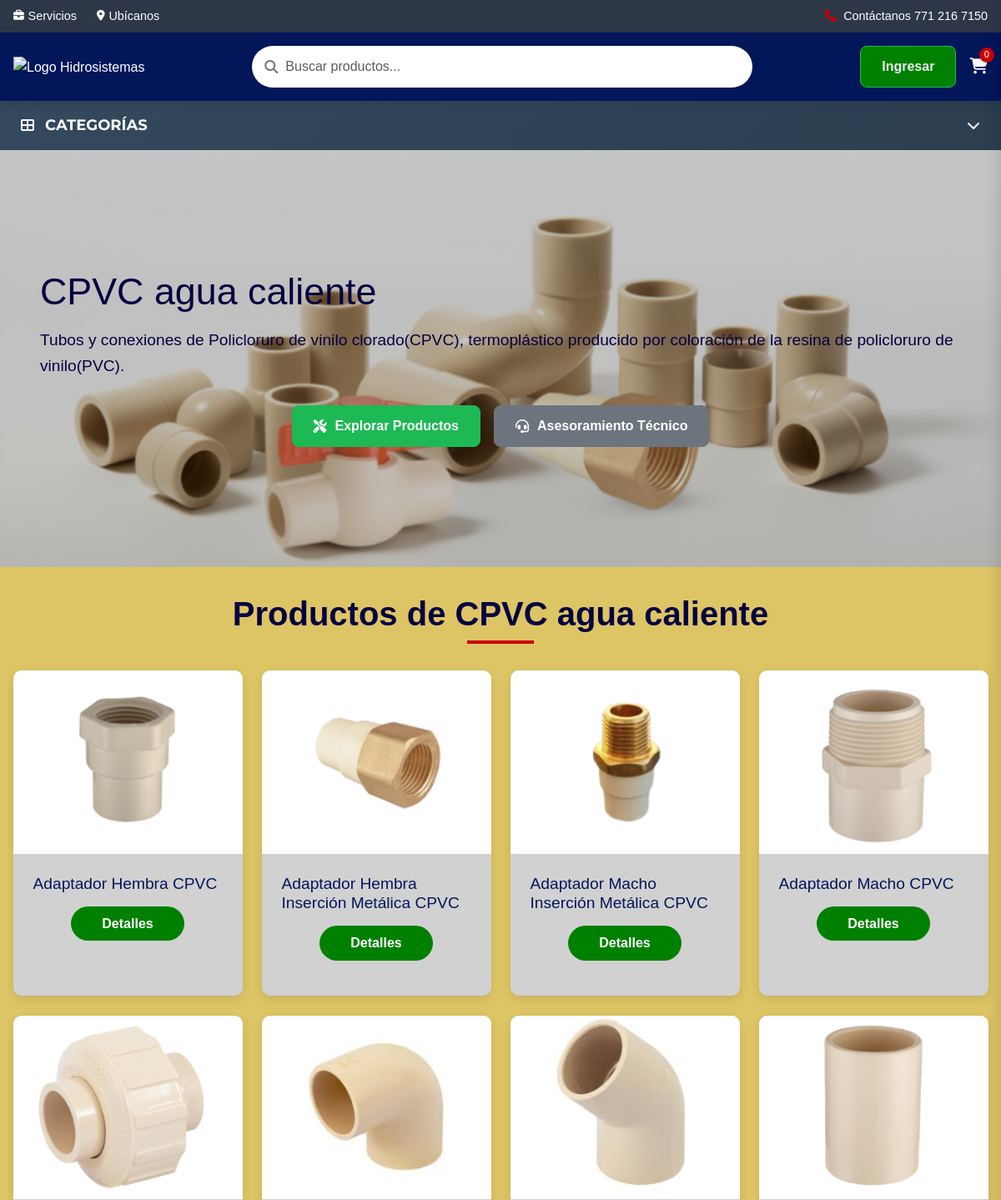
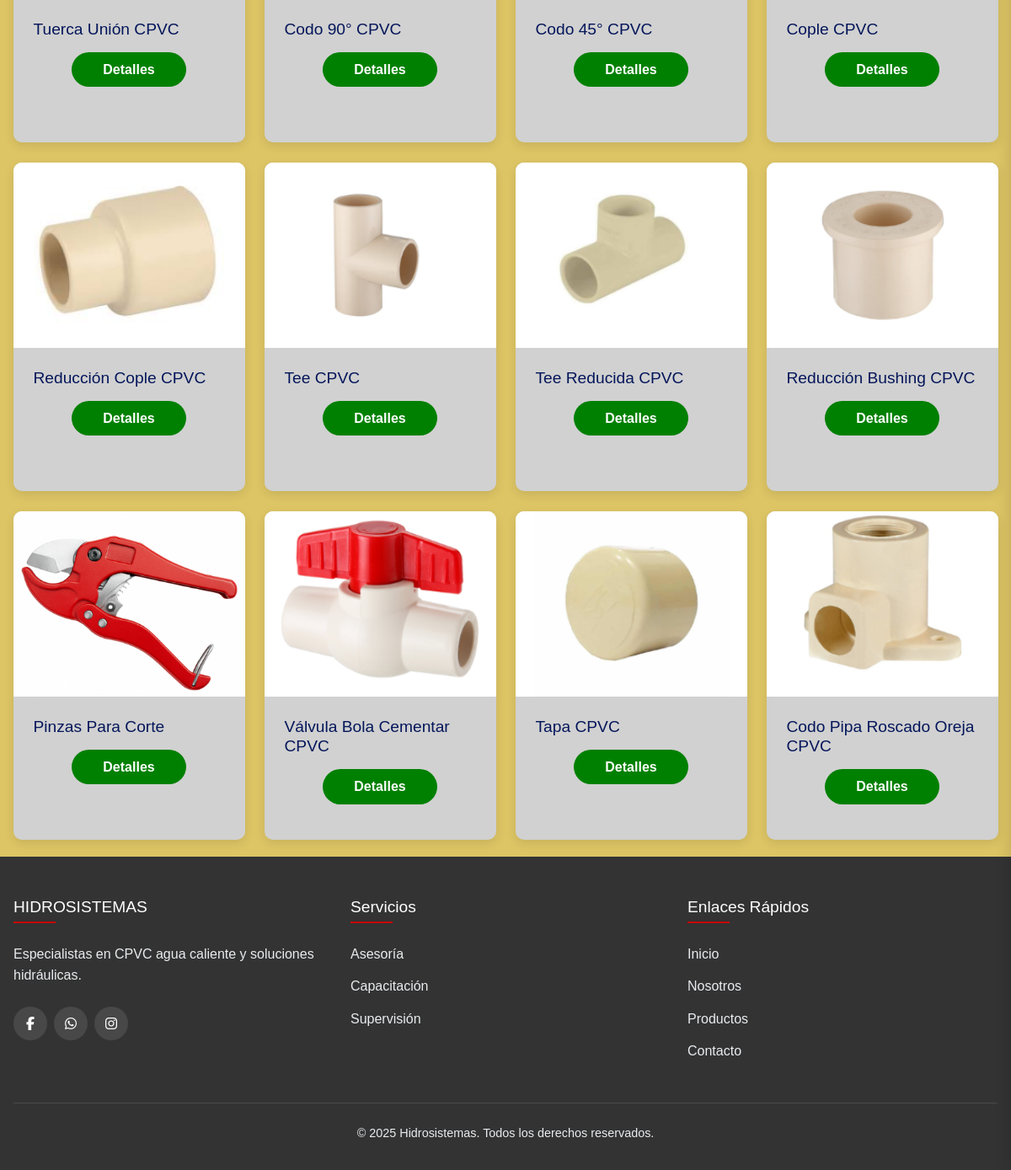
Page /categoria.php?id=1&slug=cpvc-agua-caliente on the committed database (2 pictures, top to bottom).
### tables this page shows
CREATE TABLE `categorias` (
  `id` int(11) NOT NULL,
  `nombre` varchar(255) NOT NULL,
  `slug` varchar(255) DEFAULT NULL,
  `descripcion` text DEFAULT NULL,
  `activo` tinyint(1) DEFAULT 1,
  `created_at` timestamp NOT NULL DEFAULT current_timestamp(),
  `color_fondo` varchar(7) DEFAULT '#FFFFFF',
  `texto_color` varchar(7) DEFAULT '#000000',
  `boton_primario` varchar(7) DEFAULT '#007bff',
  `boton_secundario` varchar(7) DEFAULT '#6c757d',
  `color_titulo` varchar(7) DEFAULT NULL
);

### categoria.php (the view, shortened to what this page needs)
<?php
$db = new Database();
$con = $db->conectar();
$id_categoria = $_GET['id'] ?? '';
$slug_categoria = $_GET['slug'] ?? '';
$sql_categoria = $con->prepare("SELECT id, nombre, slug, descripcion, color_fondo, color_titulo, texto_color, boton_primario, boton_secundario FROM categorias WHERE id = ? AND slug = ? AND activo = 1");
$sql_categoria->execute([$id_categoria, $slug_categoria]);
$categoria = $sql_categoria->fetch(PDO::FETCH_ASSOC);
if (isset($categoria['descripcion']) && $categoria['descripcion'] !== null && $categoria['descripcion'] !== '') {
    $descripcion_final = $categoria['descripcion'];
} else {
    $descripcion_final = 'Descripción de ' . $categoria['nombre'];
}
$categoria['descripcion'] = isset($categoria['descripcion']) && !empty(trim($categoria['descripcion']))
    ? $categoria['descripcion']
    : 'Descripción de ' . $categoria['nombre'];
$categoria['color_fondo'] = $categoria['color_fondo'] ?? '#ffffff';
$categoria['color_titulo'] = $categoria['color_titulo'] ?? '#000000';
$categoria['texto_color'] = $categoria['texto_color'] ?? '#000000';
$categoria['boton_primario'] = $categoria['boton_primario'] ?? '#007bff';
$categoria['boton_secundario'] = $categoria['boton_secundario'] ?? '#6c757d';
$sql_productos = $con->prepare("
    SELECT DISTINCT p.id, p.nombre, p.precio, p.categoria_id
    FROM productos p
    WHERE p.activo = 1 AND p.categoria_id = ?
    UNION
    SELECT DISTINCT p.id, p.nombre, p.precio, p.categoria_id
    FROM productos p
    INNER JOIN producto_categorias pc ON p.id = pc.producto_id
    WHERE p.activo = 1 AND pc.categoria_id = ?
    ORDER BY id ASC
");
$sql_productos->execute([$id_categoria, $id_categoria]);
$productos = $sql_productos->fetchAll(PDO::FETCH_ASSOC);
?>
<!DOCTYPE html>
<html lang="es">
<head>
    <link rel="stylesheet" href="https://cdnjs.cloudflare.com/ajax/libs/font-awesome/6.5.0/css/all.min.css">
    <link href="https://cdn.jsdelivr.net/npm/bootstrap@5.3.2/dist/css/bootstrap.min.css" rel="stylesheet">
    <link rel="stylesheet" href="styles.css">
</head>
<body>
    <?php include 'menu.php'; ?>
    <section class="hero hero-categoria">
        <div class="container">
            <div class="hero-content">
                <h1><?php echo nl2br(htmlspecialchars($categoria['nombre'])); ?></h1>
                <p><?php echo nl2br(htmlspecialchars($descripcion_final)); ?></p>
                <div class="hero-buttons">
                    <a href="#products" class="btn btn-categoria-primario">
                        <i class="fas fa-tools"></i> Explorar Productos
                    </a>
                    <a href="https://api.whatsapp.com/send/?phone=527712167150&text&type=phone_number&app_absent=0" target="_blank" class="btn btn-categoria-secundario">
                        <i class="fas fa-headset"></i> Asesoramiento Técnico
                    </a>
                </div>
            </div>
        </div>
    </section>
    <section class="products" id="products">
        <div class="container">
            <h2 class="section-title">Productos de <?php echo htmlspecialchars($categoria['nombre']); ?></h2>
            <?php if (count($productos) > 0): ?>
                <div class="product-grid">
                    <?php foreach($productos as $row): ?>
                    <div class="product-card">
                        <?php
                        $id_producto = $row['id'];
                        $imagen = "Imagenes/productos/" . $row['categoria_id'] . "/" . $id_producto . ".png";
                        ?>
                        <div class="product-img">
                            <img src="<?php echo $imagen; ?>" alt="<?php echo $row['nombre']; ?>"
                                 onerror="this.src='Imagenes/default.png'">
                        </div>
                        <div class="product-content">
                            <div class="product-info">
                                <h3><?php echo $row['nombre']; ?></h3>
                            </div>
                            <div class="btn-action">
                                <a href="details.php?id=<?php echo $row['id']; ?>&categoria_id=<?php echo $row['categoria_id']; ?>&token=<?php echo hash_hmac('sha1', $row['id'], KEY_TOKEN); ?>" class="btn-det">Detalles</a>
                            </div>
                        </div>
                    </div>
                    <?php endforeach; ?>
                </div>
            <?php endif; ?>
        </div>
    </section>
    <footer id="contacto">
        <div class="container">
            <div class="footer-grid">
                <div class="footer-col">
                    <h4>HIDROSISTEMAS</h4>
                    <p>Especialistas en <?php echo htmlspecialchars($categoria['nombre']); ?> y soluciones hidráulicas.</p>
                    <div class="social-links">
                        <a href="https://www.facebook.com/HidrosistemasHGO/?fref=ts" target="_blank"><i class="fab fa-facebook-f"></i></a>
                        <a href="https://api.whatsapp.com/send/?phone=527712167150&text&type=phone_number&app_absent=0" target="_blank"><i class="fab fa-whatsapp"></i></a>
                        <a href="https://www.instagram.com/hidrosistemas_mx?igsh=MXZ6YmsydjgxZmN6NA==" target="_blank"><i class="fab fa-instagram"></i></a>
                    </div>
                </div>
                <div class="footer-col">
                    <h4>Servicios</h4>
                    <ul>
                        <li><a href="asesoria.html">Asesoría</a></li>
                        <li><a href="capacitacion.html">Capacitación</a></li>
                        <li><a href="supervision.html">Supervisión</a></li>
                    </ul>
                </div>
                <div class="footer-col">
                    <h4>Enlaces Rápidos</h4>
                    <ul>
                        <li><a href="index.php">Inicio</a></li>
                        <li><a href="Nosotros.html">Nosotros</a></li>
                        <li><a href="#products">Productos</a></li>
                        <li><a href="#contacto">Contacto</a></li>
                    </ul>
                </div>
            </div>
            <div class="copyright">
                <p>&copy; 2025 Hidrosistemas. Todos los derechos reservados.</p>
            </div>
        </div>
    </footer>
</body>
</html>

### styles.css (style rules this page uses)
:root { --primary: #04165a; --accent: #CB0000; --light: #f5f9fc; --dark: #333333; --gray: #6c757d; --green: #1db954; --light-gray: #e9ecef; --white: #ffffff; --shadow: 0 4px 12px rgba(0, 0, 0, 0.1); --transition: all 0.3s ease; --border-radius: 8px; --box-shadow: 0 5px 15px rgba(0, 0, 0, 0.1); }
* { margin: 0; padding: 0; box-sizing: border-box; }
body { font-family: "Saira Semi Condensed", sans-serif; line-height: 1.6; color: var(--dark); background-color: white; overflow-x: hidden; }
.container { max-width: 1200px; margin: 0 auto; padding: 0 1rem; }
.hero { position: relative; height: 500px; display: flex; align-items: center; overflow: hidden; background: linear-gradient(rgba(4, 22, 90, 0.8), rgba(4, 22, 90, 0.8)), url('Imagenes/hero.png') no-repeat center center/cover; color: white; margin-bottom: 2rem; }
.hero-content { max-width: 1200px; padding: 2rem; animation: fadeInUp 1.2s ease-out; }
.hero h1 { font-size: 2.8rem; margin-bottom: 1rem; line-height: 1.2; }
.hero p { font-size: 1.2rem; margin-bottom: 2rem; }
.hero-buttons { display: flex; gap: 1rem; flex-wrap: wrap; justify-content: center; }
.btn { padding: 12px 25px; border-radius: 8px; text-decoration: none; font-weight: 600; transition: all 0.4s ease; display: inline-flex; align-items: center; gap: 10px; font-size: 1rem; }
ul { padding-left: 0rem; }
.section-title { text-align: center; margin-bottom: 2rem; position: relative; font-size: 2.5rem; color: var(--primary); font-weight: bold; }
.section-title:after { content: ''; display: block; width: 80px; height: 4px; background: var(--accent); margin: 0.5rem auto; }
.product-grid { display: grid; grid-template-columns: repeat(auto-fit, minmax(250px, 1fr)); gap: 1.5rem; justify-items: center; }
.product-card { background: #d1d1d1; border-radius: 10px; overflow: hidden; box-shadow: var(--shadow); transition: var(--transition); width: 275px; height: 390px; }
.product-img { height: 200px; background-color: #e3f2fd; display: flex; align-items: center; justify-content: center; color: var(--primary); font-size: 2rem; }
.product-content { padding: 1.5rem; }
.product-info { margin-bottom: 1rem; }
.product-content h3 { margin-bottom: 0.5rem; color: var(--primary); font-size: 1.2rem; }
.btn-det { width: 60%; padding: 8px; border: none; background: green; color: white; text-align: center; font-weight: bold; border-radius: 30px; cursor: pointer; transition: var(--transition); }
.btn-action { display: flex; justify-content: center; width: 100%; }
.product-img { width: 100%; height: 220px; overflow: hidden; position: relative; }
.product-img img { width: 100%; height: 220px; object-fit: cover; transition: transform 0.5s ease; }
footer { background-color: var(--dark); color: var(--light-gray); padding: 3rem 0 1rem; }
.footer-grid { display: grid; grid-template-columns: repeat(auto-fit, minmax(250px, 1fr)); gap: 2rem; margin-bottom: 2rem; }
.footer-col h4 { color: var(--white); margin-bottom: 1.5rem; position: relative; padding-bottom: 0.5rem; font-size: 1.2rem; }
.footer-col h4::after { content: ''; position: absolute; bottom: 0; left: 0; width: 50px; height: 2px; background-color: var(--accent); }
.footer-col ul { list-style: none; }
.footer-col ul li { margin-bottom: 0.8rem; }
.footer-col ul li a { color: var(--light-gray); text-decoration: none; transition: var(--transition); }
.social-links { display: flex; margin-top: 1.5rem; gap: 0.5rem; }
.social-links a { display: flex; align-items: center; justify-content: center; width: 40px; height: 40px; background-color: rgba(255, 255, 255, 0.1); color: var(--white); border-radius: 50%; transition: var(--transition); }
.copyright { text-align: center; padding-top: 1.5rem; border-top: 1px solid rgba(255, 255, 255, 0.1); font-size: 0.9rem; }

### rows in the picture
categorias: nombre "CPVC agua caliente", descripcion "Tubos y conexiones de Policloruro de vinilo clorado(CPVC), termoplástico producido por coloración de la resina de policloruro de vinilo(PVC)."

### other values in the picture
$row['nombre'] "Adaptador Hembra CPVC"
$row['nombre'] "Adaptador Hembra Inserción Metálica CPVC"
$row['nombre'] "Adaptador Macho Inserción Metálica CPVC"
$row['nombre'] "Adaptador Macho CPVC"
$row['nombre'] "Tuerca Unión CPVC"
$row['nombre'] "Codo 90° CPVC"
$row['nombre'] "Codo 45° CPVC"
$row['nombre'] "Cople CPVC"
$row['nombre'] "Reducción Cople CPVC"
$row['nombre'] "Tee CPVC"
$row['nombre'] "Tee Reducida CPVC"
$row['nombre'] "Reducción Bushing CPVC"
$row['nombre'] "Pinzas Para Corte"
$row['nombre'] "Válvula Bola Cementar CPVC"
$row['nombre'] "Tapa CPVC"
